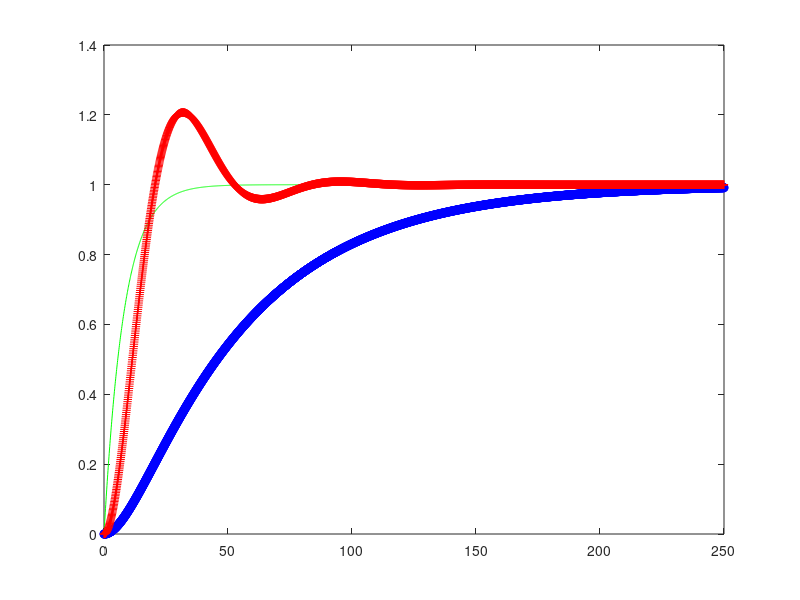

MATLAB code for this plot:
% Author: MArco Bonvini
% date: 17/06/2011
%
% Here you can try the parameters obtained with GenOPT
% just replace with the values computed by the optimization procedure

% S-Laplace operator
s = tf('s');

% parameters of the simulation
Tstep = 0.1;
Tstart = 0;
Tstop = 250;
time = Tstart:Tstep:Tstop;
% parameters of the cost function
C_w = diag(0.5:-(0.5-0.01)/2500:0.01);
Q = diag(10:-(10-1)/2500:1);
% parameters of the process to be controlled
T1 = 10;
T2 = 50;
% reference trajectory (desired one)
y_ref = 1 - exp(-time/8);

% parameters computed with GenOpt -- TO BE SUBSTITUTED --
Ti = 49.29;
K = 6.13;

% process, controller, Closed-Loop transfer functions 
P = 1/(1+s*T1)/(1+s*T2);
PI = K*(1+s*Ti)/(s*Ti);
L = P*PI;

% Step response of the closed loop control system
[Y T] = step(L/(1+L),time);

[Y_P T] = step(P,time);

% computing the cost function associated
cost = (y_ref-Y')*Q*(y_ref-Y')' + (Y'*C_w*Y)

% Plot the reference trajectory and the obtained one
% the green one is the desired, the red one is the one obtained with the controller action
plot(time,y_ref,'g',time,Y_P,'ob',time,Y,'+r')
